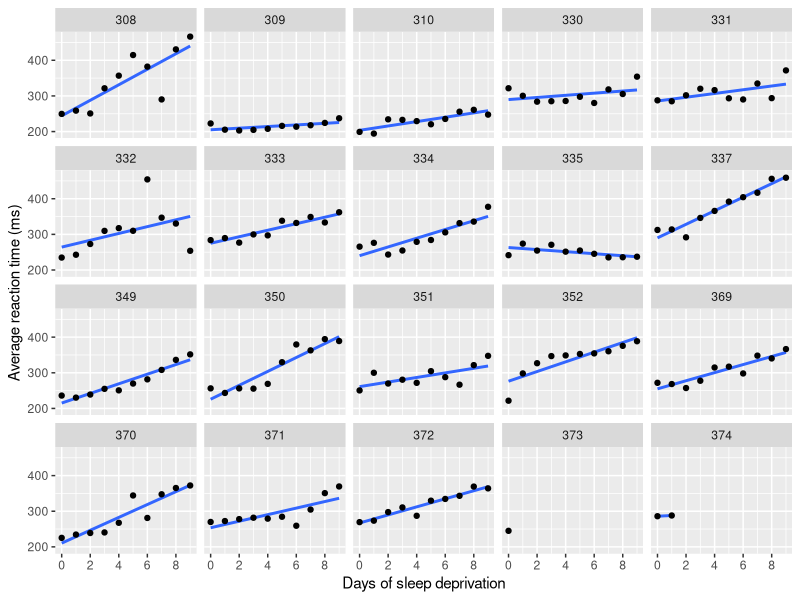
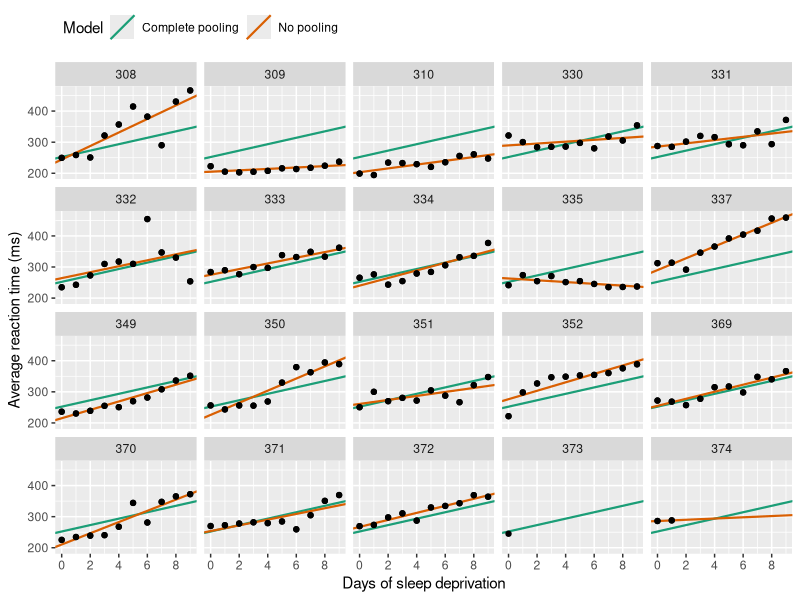
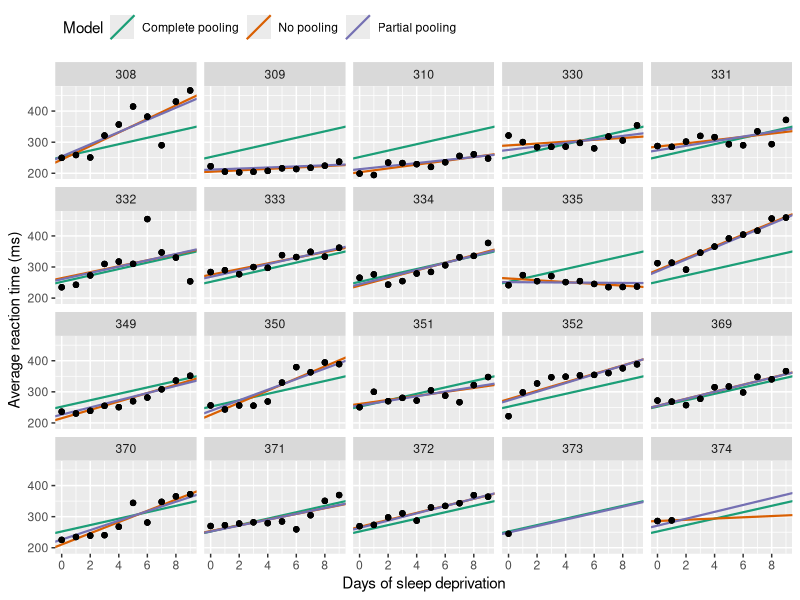
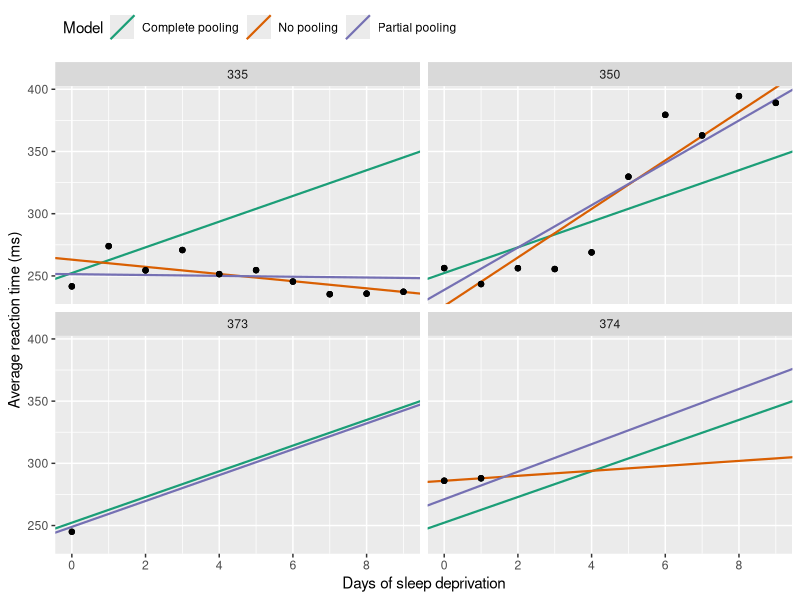
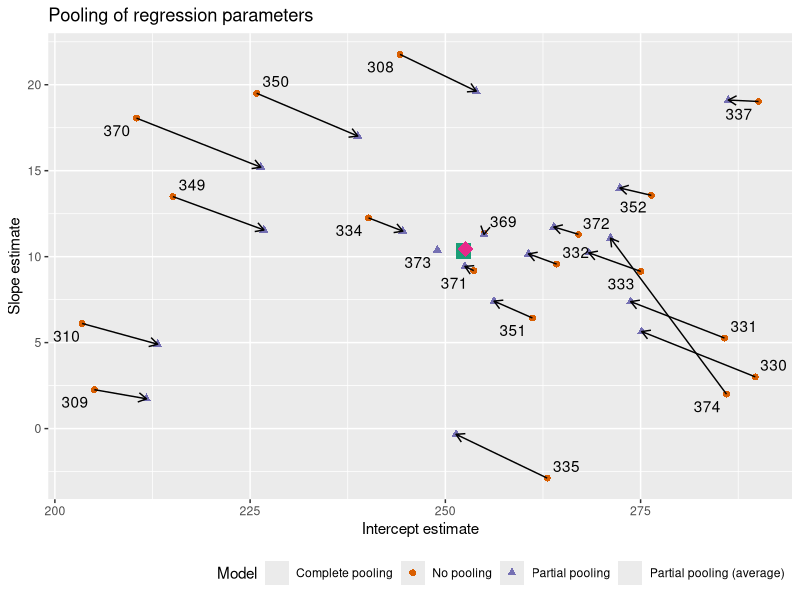
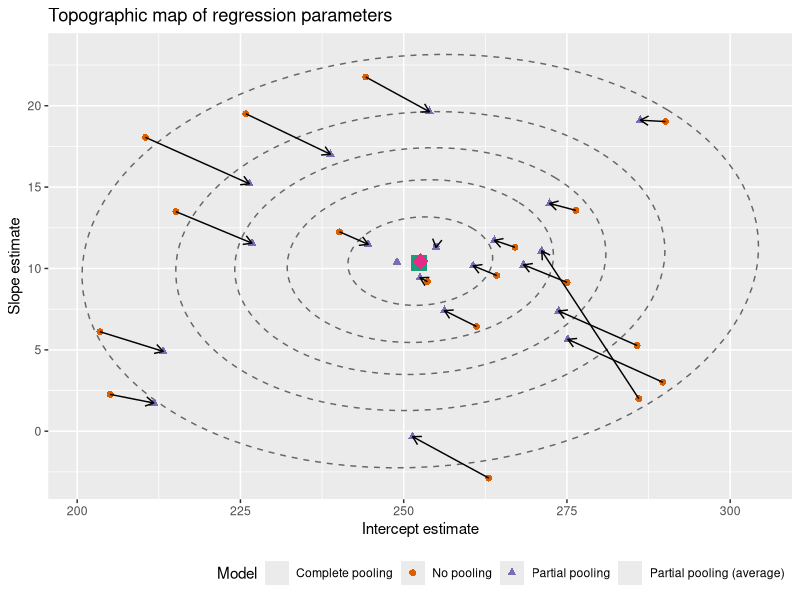
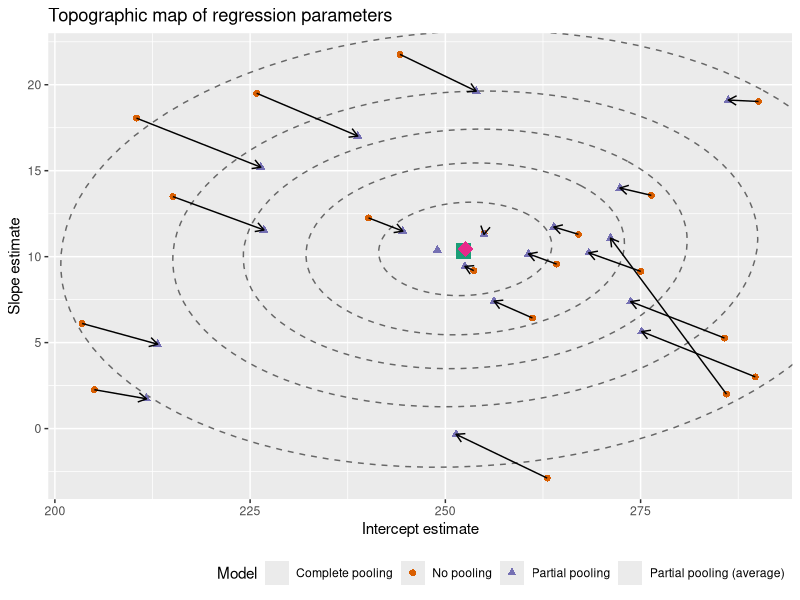
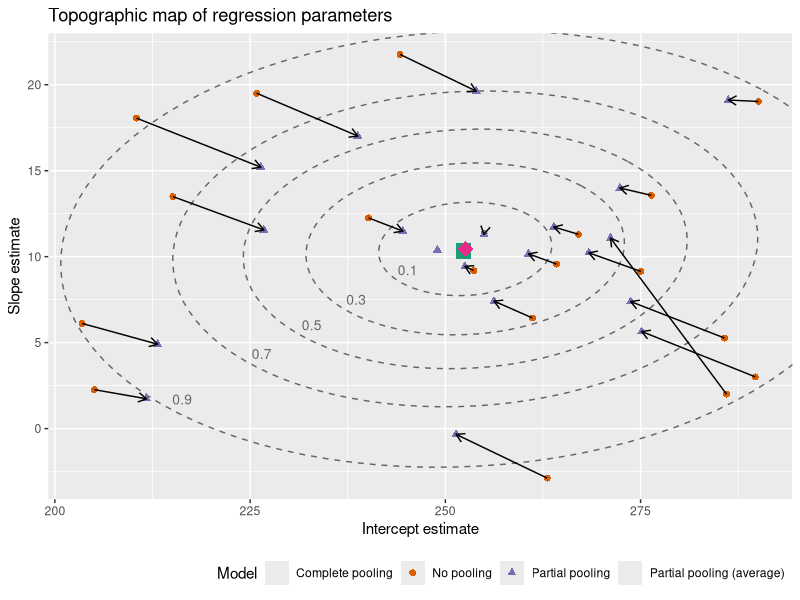

The R source for these figures, in order:
library(lme4)
#> Loading required package: Matrix
library(dplyr)
library(tibble)


# Convert to tibble for better printing. Convert factors to strings
sleepstudy <- sleepstudy %>% 
    as_tibble() %>% 
    mutate(Subject = as.character(Subject))

# Add two fake participants
df_sleep <- bind_rows(
    sleepstudy,
    tibble(Reaction = c(286, 288), Days = 0:1, Subject = "374"),
    tibble(Reaction = 245, Days = 0, Subject = "373"))

df_sleep


# We can visualize all the data in ggplot2 by using facet_wrap() to create 
# subplots for each participant and stat_smooth() to create a regression line in 
# each subplot.
library(ggplot2)

xlab <- "Days of sleep deprivation"
ylab <- "Average reaction time (ms)"

ggplot(df_sleep) + 
    aes(x = Days, y = Reaction) + 
    stat_smooth(method = "lm", se = FALSE) +
    # Put the points on top of lines
    geom_point() +
    facet_wrap("Subject") +
    labs(x = xlab, y = ylab) + 
    # We also need to help the x-axis, so it doesn't 
    # create gridlines/ticks on 2.5 days
    scale_x_continuous(breaks = 0:4 * 2)


df_no_pooling <- lmList(Reaction ~ Days | Subject, df_sleep) %>% 
    coef() %>% 
    # Subject IDs are stored as row-names. Make them an explicit column
    rownames_to_column("Subject") %>% 
    rename(Intercept = `(Intercept)`, Slope_Days = Days) %>% 
    add_column(Model = "No pooling") %>% 
    # Remove the participant who only had one data-point
    filter(Subject != "373")

head(df_no_pooling)


# Fit a model on all the data pooled together
m_pooled <- lm(Reaction ~ Days, df_sleep) 

# Repeat the intercept and slope terms for each participant
df_pooled <- tibble(
    Model = "Complete pooling",
    Subject = unique(df_sleep$Subject),
    Intercept = coef(m_pooled)[1], 
    Slope_Days = coef(m_pooled)[2]
)

head(df_pooled)


# We can compare these two approaches. Instead of calculating the regression lines
# with stat_smooth(), we can use geom_abline() to draw the lines from our 
# dataframe of intercept and slope parameters.
# Join the raw data so we can use plot the points and the lines.
df_models <- bind_rows(df_pooled, df_no_pooling) %>% 
    left_join(df_sleep, by = "Subject")

p_model_comparison <- ggplot(df_models) + 
    aes(x = Days, y = Reaction) + 
    # Set the color mapping in this layer so the points don't get a color
    geom_abline(
        aes(intercept = Intercept, slope = Slope_Days, color = Model),
        size = .75
    ) + 
    geom_point() +
    facet_wrap("Subject") +
    labs(x = xlab, y = ylab) + 
    scale_x_continuous(breaks = 0:4 * 2) + 
    # Fix the color palette 
    scale_color_brewer(palette = "Dark2") + 
    theme(legend.position = "top", legend.justification = "left")

p_model_comparison


# partial pooling
# install.packages("arm")
library(arm)
m <- lmer(Reaction ~ 1 + Days + (1 + Days | Subject), df_sleep)
arm::display(m)

# Make a dataframe with the fitted effects
df_partial_pooling <- coef(m)[["Subject"]] %>% 
    rownames_to_column("Subject") %>% 
    as_tibble() %>% 
    rename(Intercept = `(Intercept)`, Slope_Days = Days) %>% 
    add_column(Model = "Partial pooling")

head(df_partial_pooling)

df_models <- bind_rows(df_pooled, df_no_pooling, df_partial_pooling) %>% 
    left_join(df_sleep, by = "Subject")

# Replace the data-set of the last plot
p_model_comparison %+% df_models


df_zoom <- df_models %>% 
    filter(Subject %in% c("335", "350", "373", "374"))

p_model_comparison %+% df_zoom


# Also visualize the point for the fixed effects
df_fixef <- tibble(
    Model = "Partial pooling (average)",
    Intercept = fixef(m)[1],
    Slope_Days = fixef(m)[2]
)

# Complete pooling / fixed effects are center of gravity in the plot
df_gravity <- df_pooled %>% 
    distinct(Model, Intercept, Slope_Days) %>% 
    bind_rows(df_fixef)
df_gravity
#> # A tibble: 2 × 3
#>   Model                     Intercept Slope_Days
#>   <chr>                         <dbl>      <dbl>
#> 1 Complete pooling               252.       10.3
#> 2 Partial pooling (average)      253.       10.5

df_pulled <- bind_rows(df_no_pooling, df_partial_pooling)

ggplot(df_pulled) + 
    aes(x = Intercept, y = Slope_Days, color = Model, shape = Model) + 
    geom_point(size = 2) + 
    geom_point(
        data = df_gravity, 
        size = 5,
        # Prevent size-5 point from showing in legend keys
        show.legend = FALSE
    ) + 
    # Draw an arrow connecting the observations between models
    geom_path(
        aes(group = Subject, color = NULL), 
        arrow = arrow(length = unit(.02, "npc")),
        show.legend = FALSE
    ) + 
    # Use ggrepel to jitter the labels away from the points
    ggrepel::geom_text_repel(
        aes(label = Subject, color = NULL), 
        data = df_no_pooling,
        show.legend = FALSE
    ) + 
    # Don't forget 373
    ggrepel::geom_text_repel(
        aes(label = Subject, color = NULL), 
        data = filter(df_partial_pooling, Subject == "373"),
        show.legend = FALSE
    ) + 
    theme(
        legend.position = "bottom", 
        legend.justification = "right"
    ) + 
    ggtitle("Pooling of regression parameters") + 
    xlab("Intercept estimate") + 
    ylab("Slope estimate") + 
    scale_shape_manual(values = c(15:18)) +
    scale_color_brewer(palette = "Dark2") 


# extract the covariance matrix estimated by the model.
cov_mat <- VarCorr(m)[["Subject"]]

# Strip off some details so that just the useful part is printed
attr(cov_mat, "stddev") <- NULL
attr(cov_mat, "correlation") <- NULL
cov_mat

# We create five ellipses for different quantile levels.
#install.packages("ellipse")
library(ellipse)
#> 
#> Attaching package: 'ellipse'
#> The following object is masked from 'package:graphics':
#> 
#>     pairs

# Helper function to make a data-frame of ellipse points that 
# includes the level as a column
make_ellipse <- function(cov_mat, center, level) {
    ellipse(cov_mat, centre = center, level = level) %>%
        as.data.frame() %>%
        add_column(level = level) %>% 
        as_tibble()
}

center <- fixef(m)
levels <- c(.1, .3, .5, .7, .9)

# Create an ellipse dataframe for each of the levels defined 
# above and combine them
df_ellipse <- levels %>%
    lapply(
        function(x) make_ellipse(cov_mat, center, level = x)
    ) %>% 
    bind_rows() %>% 
    rename(Intercept = `(Intercept)`, Slope_Days = Days)

df_ellipse

# Then we add them onto our previous plot
ggplot(df_pulled) + 
    aes(x = Intercept, y = Slope_Days, color = Model, shape = Model) + 
    # Draw contour lines from the distribution of effects
    geom_path(
        aes(group = level, color = NULL, shape = NULL), 
        data = df_ellipse, 
        linetype = "dashed", 
        color = "grey40"
    ) + 
    geom_point(
        aes(shape = Model),
        data = df_gravity, 
        size = 5,
        show.legend = FALSE
    ) + 
    geom_point(size = 2) + 
    geom_path(
        aes(group = Subject, color = NULL), 
        arrow = arrow(length = unit(.02, "npc")),
        show.legend = FALSE
    ) + 
    theme(
        legend.position = "bottom", 
        legend.justification = "right"
    ) + 
    ggtitle("Topographic map of regression parameters") + 
    xlab("Intercept estimate") + 
    ylab("Slope estimate") + 
    scale_color_brewer(palette = "Dark2") +
    scale_shape_manual(values = c(15:18))

# slight tweaks to plot
last_plot() +
    coord_cartesian(
        xlim = range(df_pulled$Intercept), 
        ylim = range(df_pulled$Slope_Days),
        expand = TRUE
    ) 

# label the contours with the confidence levels
# Euclidean distance
contour_dist <- function(xs, ys, center_x, center_y) {
    x_diff <- (center_x - xs) ^ 2
    y_diff <- (center_y - ys) ^ 2
    sqrt(x_diff + y_diff)
}

# Find the point to label in each ellipse.
df_label_locations <- df_ellipse %>% 
    group_by(level) %>%
    filter(
        Intercept < quantile(Intercept, .25), 
        Slope_Days < quantile(Slope_Days, .25)
    ) %>% 
    # Compute distance from center.
    mutate(
        dist = contour_dist(Intercept, Slope_Days, fixef(m)[1], fixef(m)[2])
    ) %>% 
    # Keep smallest values.
    top_n(-1, wt = dist) %>% 
    ungroup()

# Tweak the last plot one more time!
last_plot() +
    geom_text(
        aes(label = level, color = NULL, shape = NULL), 
        data = df_label_locations, 
        nudge_x = .5, 
        nudge_y = .8, 
        size = 3.5, 
        color = "grey40"
    )
